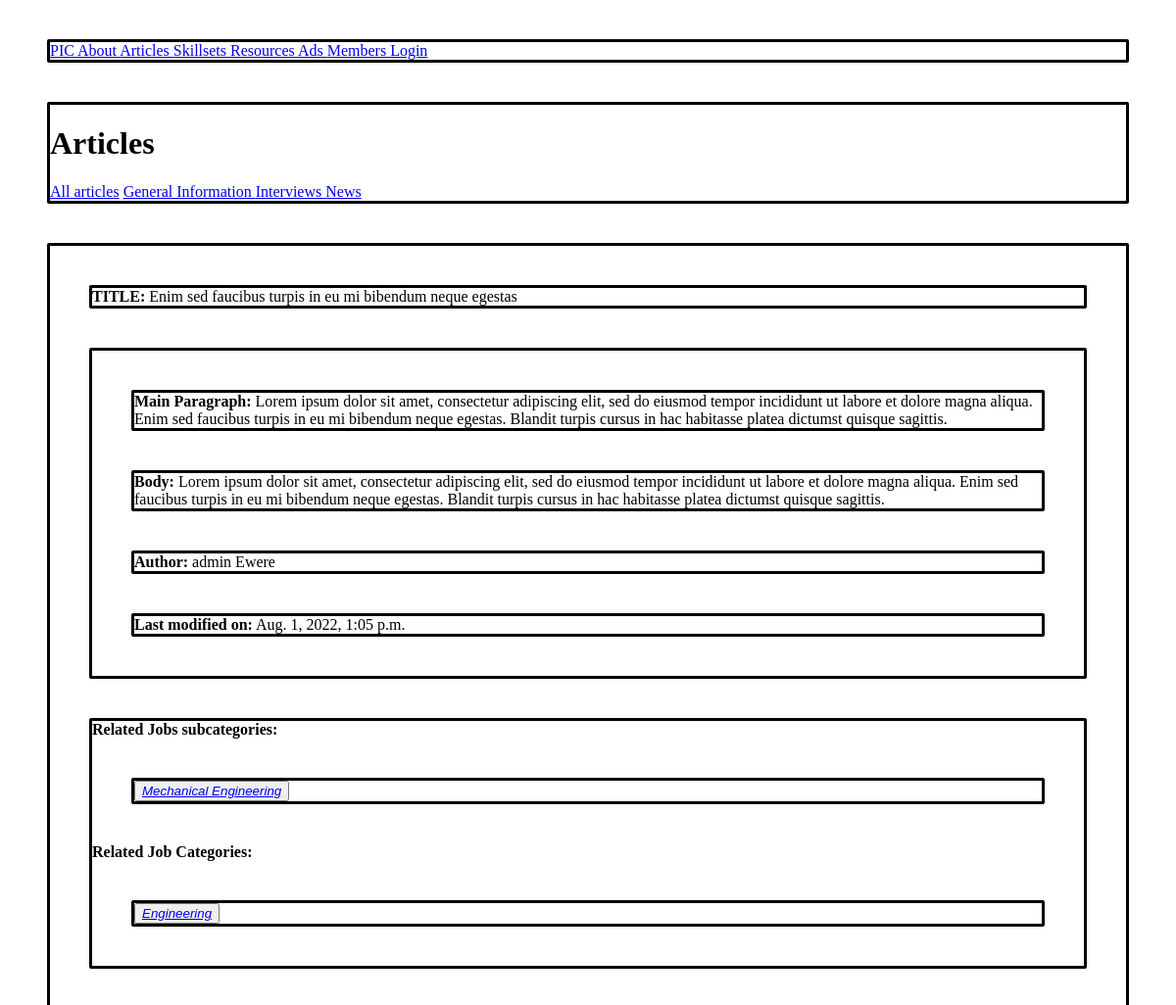
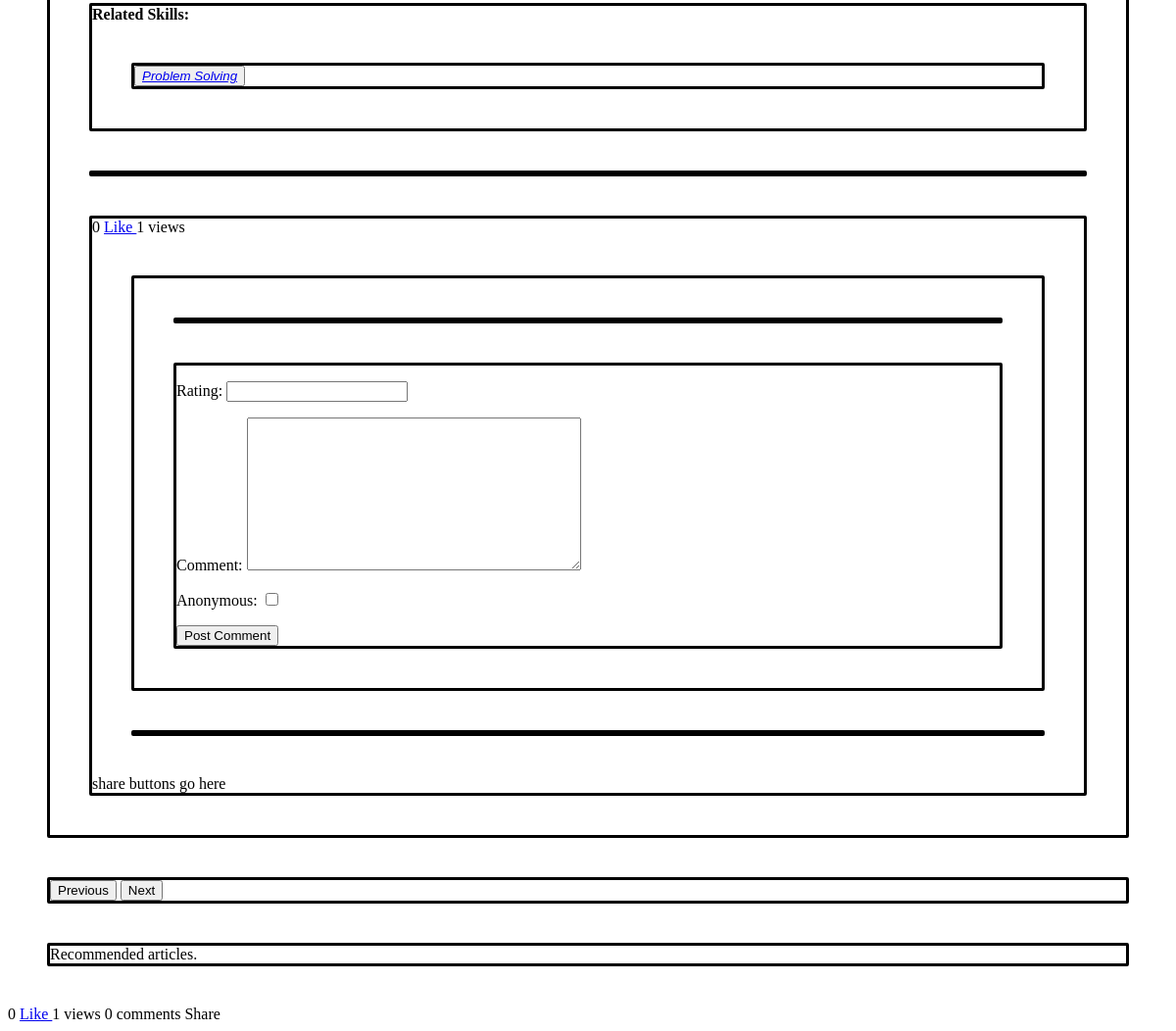
The page /articles/news/enim-sed-faucibus-turpis-in-eu-mi-bibendum-neque-egestas/ on the database as committed earlier (2 pictures, top to bottom).
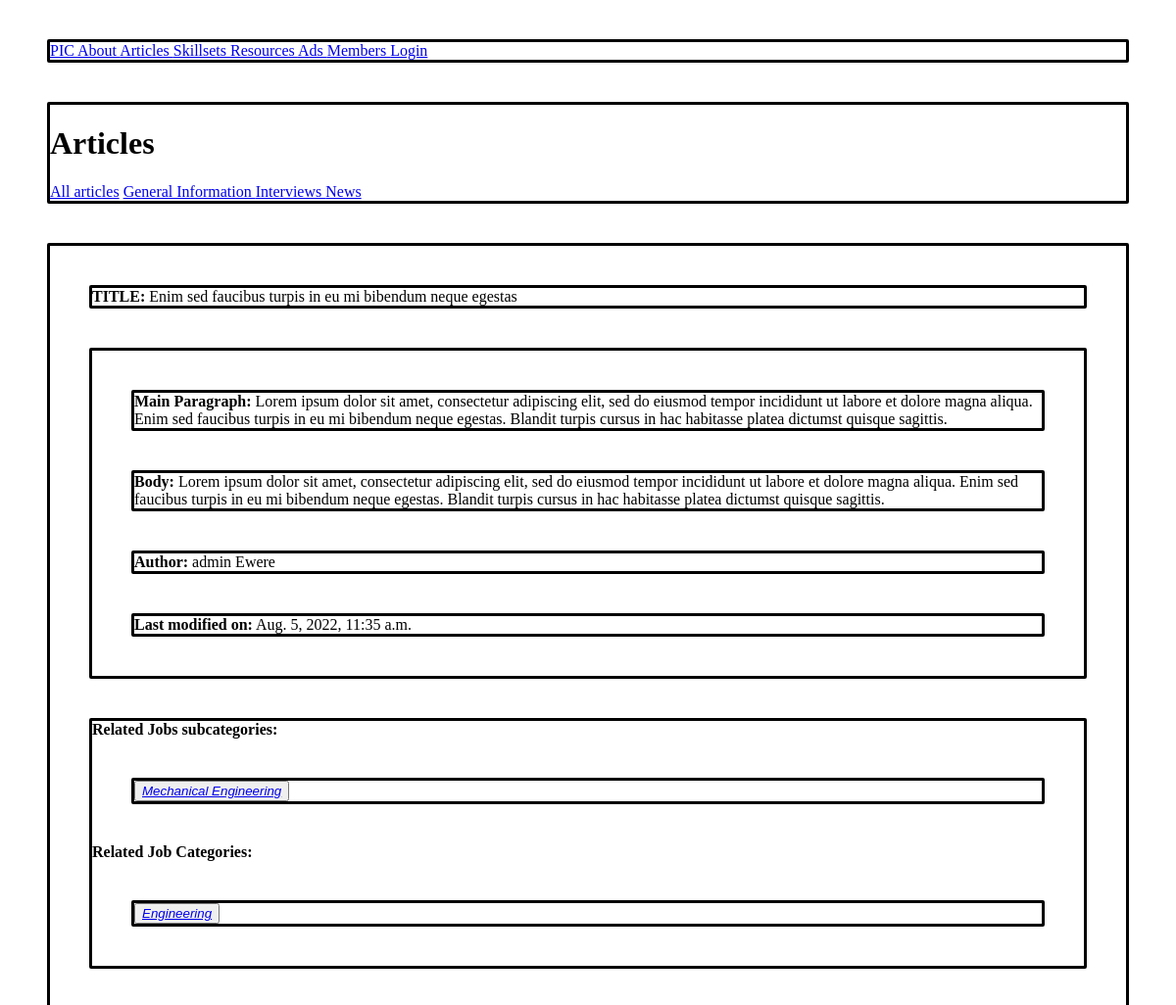
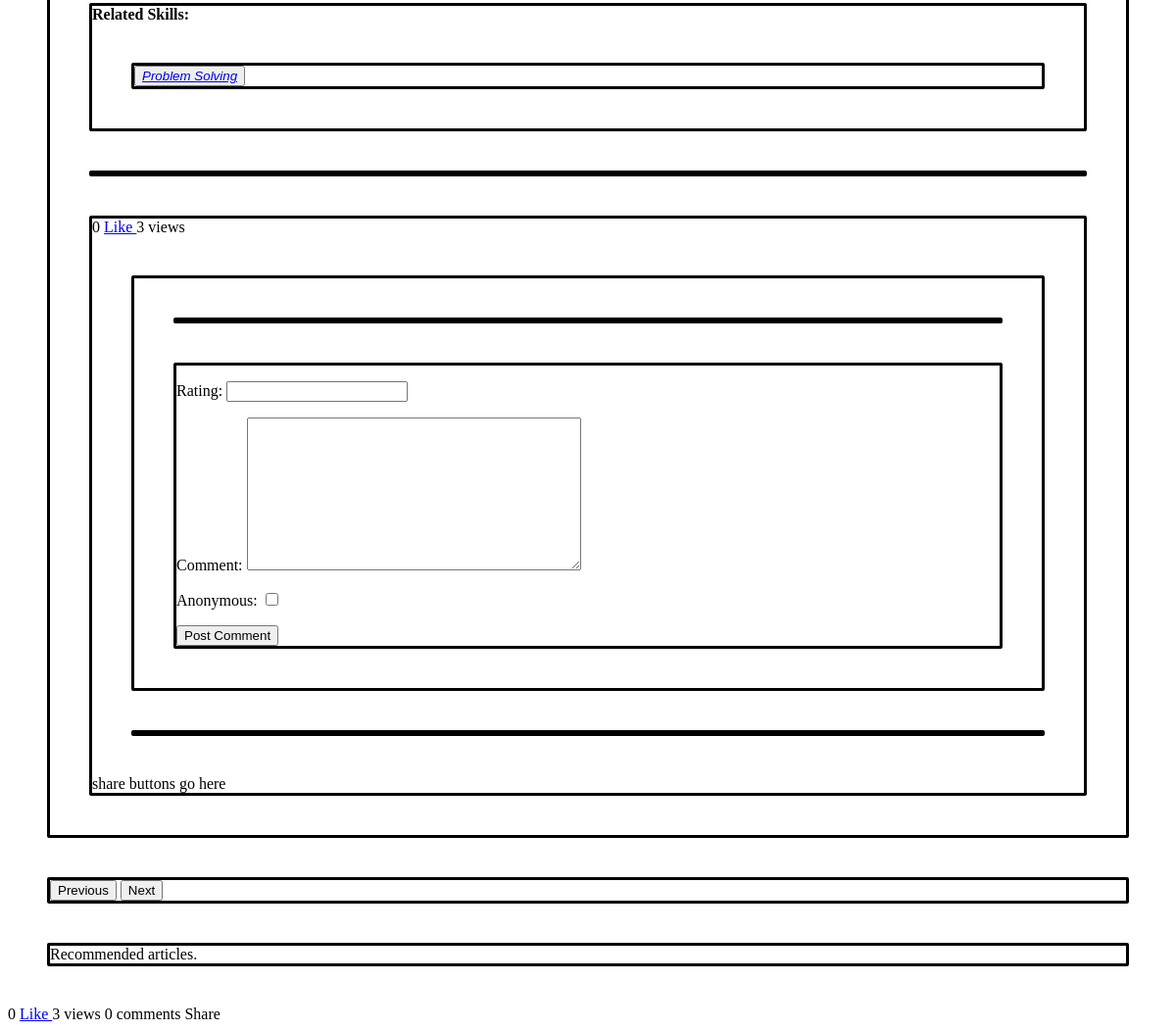
The same page on the database as committed later (2 pictures, top to bottom).
### articles/models.py (models this page shows, shortened)
class Article(models.Model):
    GROUP_CHOICES = [
        ('general', 'General'),
        ('interviews', 'Interviews'),
        ('news', 'News'),
    ]
    STATUS_CHOICES = [
        ('pending', 'Pending'),
        ('published', 'Published'),
        ('unpublished', 'Unpublished')
    ]
    title = models.CharField(max_length=255, unique=True)
    main_paragraph = models.CharField(max_length=255)
    body = models.TextField()
    group = models.CharField(max_length=12, choices=GROUP_CHOICES, default='general')
    video_link = models.URLField(blank=True, null=True)
    category = models.ManyToManyField(JobCategory, related_name='article_category', blank=True)
    subcategory = models.ManyToManyField(JobSubCategory, related_name='article_subcategory', blank=True)
    job = models.ManyToManyField(Job, related_name='article_job', blank=True)
    skills = models.ManyToManyField(Skill, related_name='article_skills', blank=True)
    tags = models.ManyToManyField(Tag, related_name='article_tags', blank=True)
    image_0 = models.ImageField(blank=True, upload_to=get_upload_path)
    image_1 = models.ImageField(blank=True, upload_to=get_upload_path)
    image_2 = models.ImageField(blank=True, upload_to=get_upload_path)
    image_3 = models.ImageField(blank=True, upload_to=get_upload_path)
    image_4 = models.ImageField(blank=True, upload_to=get_upload_path)
    image_5 = models.ImageField(blank=True, upload_to=get_upload_path)
    image_6 = models.ImageField(blank=True, upload_to=get_upload_path)
    image_7 = models.ImageField(blank=True, upload_to=get_upload_path)
    image_8 = models.ImageField(blank=True, upload_to=get_upload_path)
    image_9 = models.ImageField(blank=True, upload_to=get_upload_path)
    author = models.ForeignKey(User, on_delete=models.RESTRICT)
    created_on = models.DateTimeField(auto_now_add=True)
    modified_on = models.DateTimeField(auto_now=True)
    status = models.CharField(max_length=12, choices=STATUS_CHOICES, default='pending')
    approver = models.ForeignKey(User, on_delete=models.SET_NULL, related_name='approver_user', blank=True, null=True)
    slug = models.SlugField(max_length=255, unique=True, blank=True)
    likes = models.ManyToManyField(User, related_name='user_likes', blank=True)
    read = models.ManyToManyField(User, related_name='user_read', blank=True)
    views = models.PositiveBigIntegerField(default=0)

### users/models.py (models this page shows, shortened)
class User(AbstractUser):
    GENDER_CHOICES = [
        ('F', 'FEMALE'),
        ('M', 'MALE'),
    ]
    TITLE_CHOICES = [
        ('BARR', 'Barr'),
        ('DR', 'Dr'),
        ('ENGR', 'Engr'),
        ('PROF', 'Prof'),
    ]
    AUTHOR_STATUS_CHOICES = [
        ('No', 'No'),
        ('Pending', 'Pending'),
        ('Yes', 'Yes'),
    ]
    STATE_CHOICES = [
        ('Abia', 'Abia'),
        ('Adamawa', 'Adamawa'),
        ('Anambra', 'Anambra'),
        ('Bayelsa', 'Bayelsa'),
        ('Benue', 'Benue'),
        ('Borno', 'Borno'),
        ('Cross Rivers', 'Cross Rivers'),
        ('Delta', 'Delta'),
        ('Edo', 'Edo'),
        ('Imo', 'Imo'),
        ('Lagos', 'Lagos'),
        ('Ogun', 'Ogun'),
        ('Oyo', 'Oyo'),
        ('Rivers', 'Rivers'),
        ('FCT', 'FCT'),
    ]
    title = models.CharField(max_length=6, choices=TITLE_CHOICES, blank=True, default='')
    phone_no = models.CharField(max_length=11, unique=True)
    gender = models.CharField(max_length=1, choices=GENDER_CHOICES)
    birthday = models.DateField(blank=True, null=True)
    address = models.CharField(max_length=255, blank=True, default='')
    city = models.CharField(max_length=32)
    lga = models.CharField(max_length=32, blank=True, default='')
    state = models.CharField(max_length=32)
    country = models.CharField(max_length=32)
    bio = models.TextField(blank=True, default='')
    profile_pic = models.ImageField(blank=True, null=True, upload_to="main/users/profile-pics")
    linkedin = models.URLField(blank=True, null=True, unique=True)
    association = models.ManyToManyField(Association, related_name='user_associations', blank=True)
    slug = models.SlugField(unique=True, blank=True)
    author = models.CharField(max_length=7, choices=AUTHOR_STATUS_CHOICES, default='No')
    created_on = models.DateTimeField(auto_now_add=True)
    modified_on = models.DateTimeField(auto_now=True)
    def __str__(self):
        return '%s %s' % (self.username, self.first_name)

### articles/views.py (the view)
# urls.py: path('<str:group>/<slug:slug>/', article, name='article'),
def article(request, group, slug):
    article = get_object_or_404(Article, group=group, slug=slug)
    jobs = Job.objects.filter(article_job=article.id)
    job_subcategories = JobSubCategory.objects.filter(article_subcategory=article.id)
    job_categories = JobCategory.objects.filter(article_category=article.id)
    skills = Skill.objects.filter(article_skills=article.id)
    tags = Tag.objects.filter(article_tags=article.id)
    comments = Review.objects.filter(article=article).order_by('created_on')
    context = {
        'article': article,
        'comments': comments,
        'form': ReviewForm(),
        'jobs': jobs,
        'job_subcategories': job_subcategories,
        'job_categories': job_categories,
        'skills': skills,
        'tags': tags
    }
    return render(request, 'articles/article.html', context)

### users/forms.py
class ReviewForm(ModelForm):
    class Meta:
        model = Review
        fields = [
            'rating',
            'comment',
            'anonymous'
            ]

### skillsets/models.py (called while the page is built)
    def get_absolute_url(self):
        return reverse('skill', kwargs={'slug': self.slug})

    def get_absolute_url(self):
        return reverse("job-category", kwargs={"slug": self.slug})

    def get_absolute_url(self):
        return reverse('job-subcategory', kwargs={
            'category': self.category.slug,
            'slug': self.slug
        })

### articles/templates/articles/article.html (shortened to what this page needs)
{% extends "main/base.html" %}
{% block main %}
{% include 'articles/articles_header.html' %}
<article>
    <header>
        <strong>TITLE:</strong> {{ article.title }}
    </header>
    <section>
        <div>
            <strong>Main Paragraph:</strong> {{ article.main_paragraph }}
        </div>
        <div>
            <strong>Body:</strong> {{ article.body|safe }}
        </div>
        <div>
            <strong>Author:</strong> <span>{{ article.author }}</span>
        </div>
        <div>
            <strong>Last modified on:</strong> <span>{{ article.modified_on }}</span>
        </div>
    </section>
    <section>
        {% if job_subcategories %}
        <span>
            <strong>Related Jobs subcategories:</strong>
        </span>
        <div>
            {% for subcategory in job_subcategories %}
            <button><em><a href="{{ subcategory.get_absolute_url }}">{{ subcategory.name}}</a></em></button>
            {% endfor %}
        </div>
        {% endif %}
        {% if job_categories %}
        <span>
            <strong>Related Job Categories:</strong>
        </span>
        <div>
            {% for category in job_categories %}
            <button><em><a href="{{ category.get_absolute_url }}">{{ category.name}}</a></em></button>
            {% endfor %}
        </div>
        {% endif %}
    </section>
    <section>
        {% if skills %}
        <span>
            <strong>Related Skills:</strong>
        </span>
        <div>
            {% for skill in skills %}
            <button><em><a href="{{ skill.get_absolute_url }}">{{ skill.name}}</a></em></button>
            {% endfor %}
        </div>
        {% endif %}
    </section>
    <section>
    </section>
    <section>
        <span>
            {{ article.likes.all|length }}
            <a href="{% url 'like-unlike-article' article.group article.slug %}">
                {% if request.user in article.likes.all %}
                    Unlike
                {% else %}
                    Like
                {% endif %}
            </a>
        </span>
        <span>
            {{ article.views }} views
        </span>
        <section>
            <div>
            </div>
            <div>
                <form action="{% url 'new-review' 'Article' article.id %}" method="POST">
                    {{ form.as_p }}
                    <input type="submit" value="Post Comment">
                </form>
            </div>
        </section>
        <section>
        </section>
        <nav>
            share buttons go here
        </nav>
    </section>
</article>
<section>
    <span>
        <button>Previous</button>
    </span>
    <span>
        <button>Next</button>
    </span>
</section>
<section>
    Recommended articles.
</section>
<footer>
    <span>
        {{ article.likes.all|length }}
        <a href="{% url 'like-unlike-article' article.group article.slug %}">
            {% if request.user in article.likes.all %}
                Unlike
            {% else %}
                Like
            {% endif %}
        </a>
    </span>
    <span>
        {{ article.views }} views
    </span>
    <span>
        {{ comments.all|length }} comments
    </span>
    <span>
        Share
    </span>
</footer>
{% endblock %}

Rows that differ between the two databases and show on the page:
changed Article "Enim sed faucibus turpis in eu mi bibendum neque egestas": modified_on "Aug. 1, 2022, 1:05 p.m." → "Aug. 5, 2022, 11:35 a.m."; views "1" → "3"
